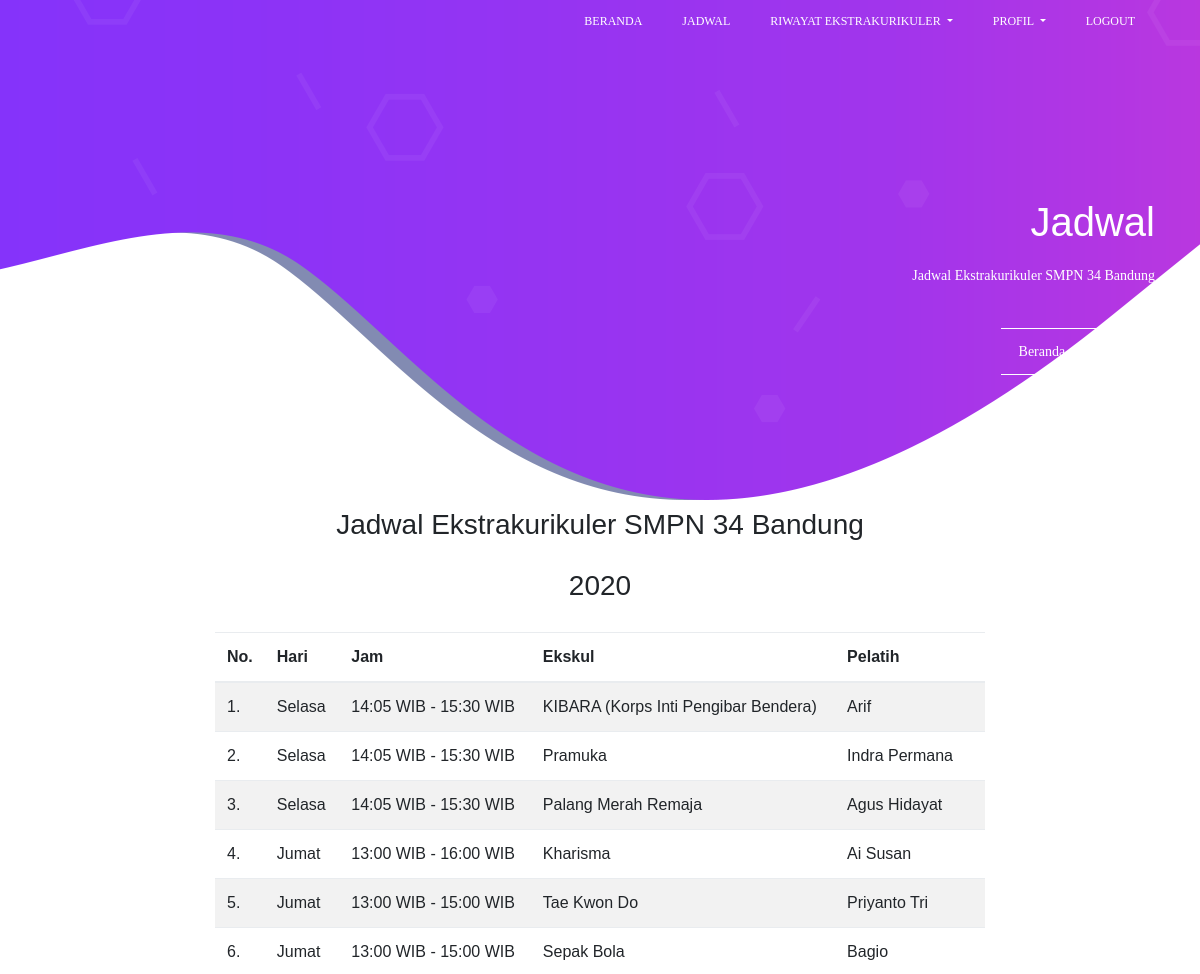
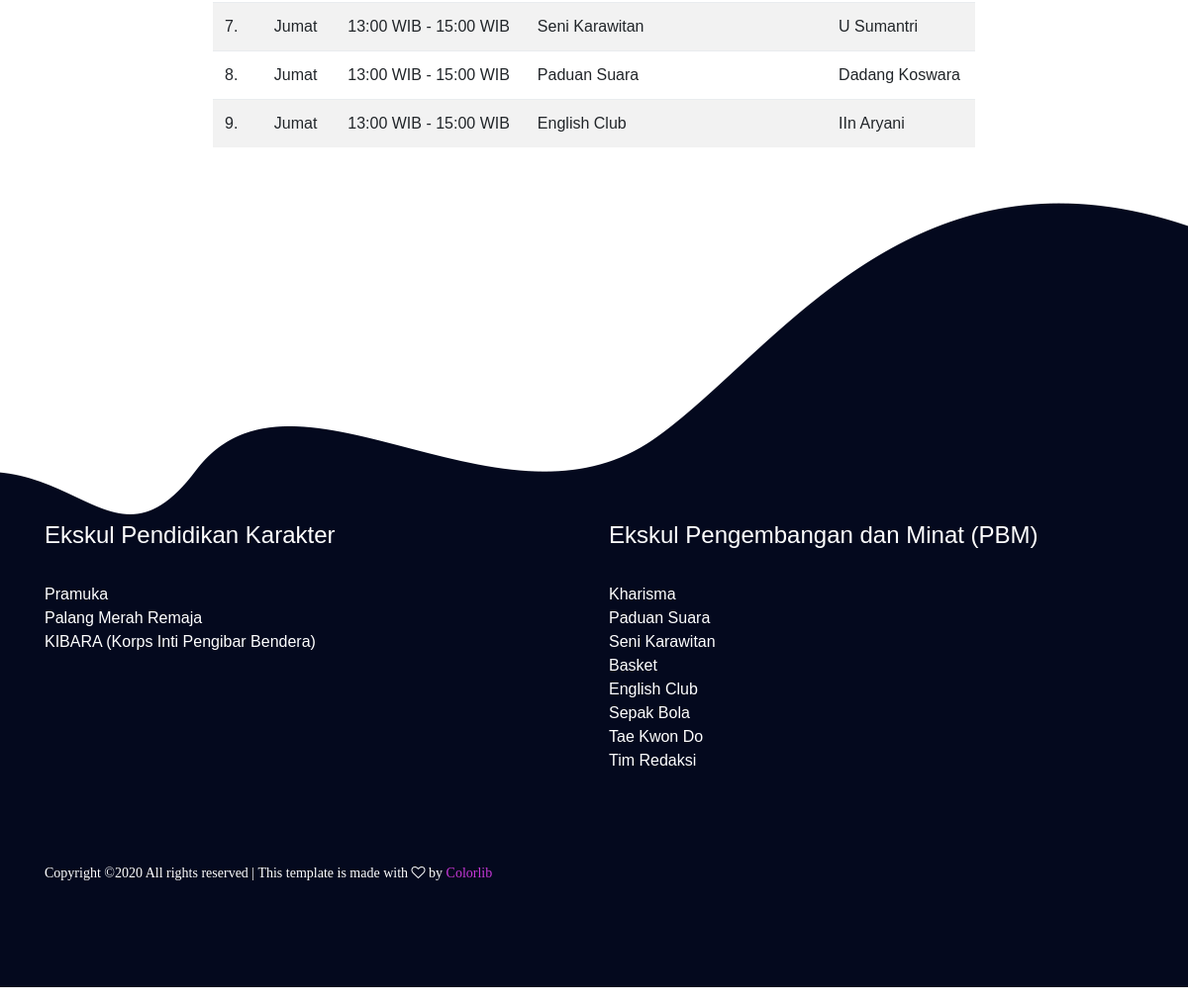
The page /views/siswa/homesiswa.php?page=jadwal (signed in) on the database its author committed (2 pictures, top to bottom).
### tables this page shows
CREATE TABLE `jadwal` (
  `id_jadwal` int(11) NOT NULL,
  `hari` enum('Senin','Selasa','Rabu','Kamis','Jumat','Sabtu') NOT NULL,
  `jam_masuk` varchar(5) NOT NULL,
  `jam_keluar` varchar(5) NOT NULL,
  `id_pelatih` int(11) NOT NULL,
  `nama_lengkap` varchar(35) NOT NULL,
  `nama_ekskul` varchar(45) NOT NULL,
  `tanggal_input` timestamp NOT NULL DEFAULT CURRENT_TIMESTAMP ON UPDATE CURRENT_TIMESTAMP
);

CREATE TABLE `ekstrakurikuler` (
  `id_ekskul` int(11) NOT NULL,
  `nama_ekskul` varchar(45) NOT NULL,
  `jenis_ekskul` enum('Ekstrakurikuler Pendidikan Karakter','Ekstrakurikuler Pengembangan Bakat dan Minat (PBM)') NOT NULL,
  `tanggal_input` timestamp NOT NULL DEFAULT CURRENT_TIMESTAMP ON UPDATE CURRENT_TIMESTAMP
);

### views/siswa/jadwal.php (the view, shortened to what this page needs)
  <section class="banner-area">
    <div class="container">
      <div class="row justify-content-center align-items-center">
        <div class="col-lg-12 banner-right">
          <h1 class="text-white">
            Jadwal
          </h1>
          <p class="mx-auto text-white  mt-20 mb-40">
            Jadwal Ekstrakurikuler SMPN 34 Bandung
          </p>
          <div class="link-nav">
            <span class="box">
              <a href="?page=dashboardsiswa">Beranda</a>
              <i class="lnr lnr-arrow-right"></i>
              <a href="?page=jadwal">Jadwal</a>
            </span>
          </div>
        </div>
      </div>
    </div>
  </section>
<center><div class="col-lg-8 col-md-8">
<h3 class="mb-30">Jadwal Ekstrakurikuler SMPN 34 Bandung</h3>
<h3 class="mb-30" id="currentYear"></h3><h3 class="mb-30" id="nextYear"></h3>
<table class="table table-striped">
  <thead>
    <tr>
      <th scope="col" width="10px">No.</th>
      <th scope="col">Hari</th>
      <th scope="col">Jam</th>
      <th scope="col">Ekskul</th>
      <th scope="col">Pelatih</th>
    </tr>
  </thead>
  <tbody>
    <?php
      include '../../class/koneksi.php';
      $no = 1;
      $data = mysqli_query($koneksi,"select * from jadwal ORDER BY hari ASC");
      while($d = mysqli_fetch_array($data)){
    ?>
    <tr>
      <td><?php echo $no++; ?>.</td>
      <td><?php echo $d['hari']; ?></td>
      <td><?php echo $d['jam_masuk']; ?> WIB - <?php echo $d['jam_keluar']; ?> WIB</td>
      <td><?php echo $d['nama_ekskul']; ?></td>
      <td><?php echo $d['nama_lengkap']; ?></td>
    </tr>
    <?php
      }
    ?>
  </tbody>
</table></center></div><br />

### views/siswa/homesiswa.php (shortened to what this page needs)
<!DOCTYPE html>
<html lang="zxx" class="no-js">
<head>
  <link rel="stylesheet" href="../../style/css/linearicons.css" />
  <link rel="stylesheet" href="../../style/css/font-awesome.min.css" />
  <link rel="stylesheet" href="../../style/css/bootstrap.css" />
  <link rel="stylesheet" href="../../style/css/magnific-popup.css" />
  <link rel="stylesheet" href="../../style/css/owl.carousel.css" />
  <link rel="stylesheet" href="../../style/css/nice-select.css">
  <link rel="stylesheet" href="../../style/css/hexagons.min.css" />
  <link rel="stylesheet" href="../../style/https://cdn.jsdelivr.net/themify-icons/0.1.2/css/themify-icons.css" />
  <link rel="stylesheet" href="../../style/css/main.css" />
  <link rel="stylesheet" type="text/css" href="../../style/login/fonts/font-awesome-4.7.0/css/font-awesome.min.css">
  <link rel="stylesheet" type="text/css" href="../../style/login/vendor/bootstrap/css/bootstrap.min.css">
  <link rel="stylesheet" type="text/css" href="../../style/login/fonts/Linearicons-Free-v1.0.0/icon-font.min.css">
  <link rel="stylesheet" type="text/css" href="../../style/login/vendor/animate/animate.css">
  <link rel="stylesheet" type="text/css" href="../../style/login/vendor/css-hamburgers/hamburgers.min.css">
  <link rel="stylesheet" type="text/css" href="../../style/login/vendor/select2/select2.min.css">
  <link rel="stylesheet" type="text/css" href="../../style/login/css/util.css">
  <link rel="stylesheet" type="text/css" href="../../style/login/css/main.css">
</head>
<body>
  <?php
  array_key_exists('page', $_GET) ? $page = $_GET['page'] : $page = 'dashboardsiswa';
  ?>
  <?php
  if ($page == "jadwal"){
    include "jadwal.php";
  }
  ?>
  <header class="default-header">
    <nav class="navbar navbar-expand-lg  navbar-light">
      <div class="container">
      <div class="collapse navbar-collapse justify-content-end align-items-center" id="navbarSupportedContent">
        <ul class="navbar-nav">
          <li><a href="?page=dashboardsiswa">Beranda</a></li>
          <li><a href="?page=jadwal">Jadwal</a></li>
          <li class="dropdown">
            <a class="dropdown-toggle" href="#" data-toggle="dropdown">
              Riwayat Ekstrakurikuler
            </a>
          </li>
          <li class="dropdown">
            <a class="dropdown-toggle" href="#" data-toggle="dropdown">
              Profil
            </a>
          </li>
          <li><a href="../../controllers/admin/logout-admin.php" onclick="javascript: return confirm('Anda yakin keluar ?')">Logout</a></li>
        </ul>
      </div>
    </div>
  </nav>
</header>
<footer class="footer-area section-gap">
  <div class="container">
   <div class="row">
    <div class="col-lg-6 col-md-6 single-footer-widget">
      <h4>Ekskul Pendidikan Karakter</h4>
      <?php
        include '../../class/koneksi.php';
        $data = mysqli_query($koneksi,"select * from ekstrakurikuler where jenis_ekskul = 'Ekstrakurikuler Pendidikan Karakter'");
        while($d = mysqli_fetch_array($data)){
      ?>
        <li style="color: white;"><?php echo $d['nama_ekskul']; ?></li>
      <?php
        }
      ?>
    </div>
    <div class="col-lg-6 col-md-6 single-footer-widget">
      <h4>Ekskul Pengembangan dan Minat (PBM)</h4>
      <?php
        include '../../class/koneksi.php';
        $data = mysqli_query($koneksi,"select * from ekstrakurikuler where jenis_ekskul = 'Ekstrakurikuler Pengembangan Bakat dan Minat (PBM)'");
        while($d = mysqli_fetch_array($data)){
      ?>
        <li style="color: white;"><?php echo $d['nama_ekskul']; ?></li>
      <?php
        }
      ?>
    </div>
  </div>
  <div class="footer-bottom row align-items-center">
    <p class="footer-text m-0 col-lg-8 col-md-12">
      Copyright &copy;<script>document.write(new Date().getFullYear());</script> All rights reserved | This template is made with <i class="fa fa-heart-o" aria-hidden="true"></i> by <a href="https://colorlib.com" target="_blank">Colorlib</a>
    </p>
  </div>
</div>
</footer>
</body>
</html>

### style/login/css/main.css (style rules this page uses)
* { margin: 0px; padding: 0px; box-sizing: border-box; }
body, html { height: 100%; font-family: Poppins-Regular, sans-serif; }
a { font-family: Poppins-Regular; font-size: 14px; line-height: 1.7; color: #666666; margin: 0px; transition: all 0.4s; -webkit-transition: all 0.4s; -o-transition: all 0.4s; -moz-transition: all 0.4s; }
h1,h2,h3,h4,h5,h6 { margin: 0px; }
p { font-family: Poppins-Regular; font-size: 14px; line-height: 1.7; color: #666666; margin: 0px; }
ul, li { margin: 0px; list-style-type: none; }

### rows shown on the page
jadwal: hari "Selasa", jam_masuk "14:05", jam_keluar "15:30", nama_ekskul "KIBARA (Korps Inti Pengibar Bendera)", nama_lengkap "Arif"
jadwal: hari "Selasa", jam_masuk "14:05", jam_keluar "15:30", nama_ekskul "Pramuka", nama_lengkap "Indra Permana"
jadwal: hari "Selasa", jam_masuk "14:05", jam_keluar "15:30", nama_ekskul "Palang Merah Remaja", nama_lengkap "Agus Hidayat"
jadwal: hari "Jumat", jam_masuk "13:00", jam_keluar "16:00", nama_ekskul "Kharisma", nama_lengkap "Ai Susan"
jadwal: hari "Jumat", jam_masuk "13:00", jam_keluar "15:00", nama_ekskul "Tae Kwon Do", nama_lengkap "Priyanto Tri"
jadwal: hari "Jumat", jam_masuk "13:00", jam_keluar "15:00", nama_ekskul "Sepak Bola", nama_lengkap "Bagio"
jadwal: hari "Jumat", jam_masuk "13:00", jam_keluar "15:00", nama_ekskul "Seni Karawitan", nama_lengkap "U Sumantri"
jadwal: hari "Jumat", jam_masuk "13:00", jam_keluar "15:00", nama_ekskul "Paduan Suara", nama_lengkap "Dadang Koswara"
jadwal: hari "Jumat", jam_masuk "13:00", jam_keluar "15:00", nama_ekskul "English Club", nama_lengkap "IIn Aryani"
ekstrakurikuler: nama_ekskul "Pramuka"
ekstrakurikuler: nama_ekskul "Palang Merah Remaja"
ekstrakurikuler: nama_ekskul "KIBARA (Korps Inti Pengibar Bendera)"
ekstrakurikuler: nama_ekskul "Kharisma"
ekstrakurikuler: nama_ekskul "Paduan Suara"
ekstrakurikuler: nama_ekskul "Seni Karawitan"
ekstrakurikuler: nama_ekskul "Basket"
ekstrakurikuler: nama_ekskul "English Club"
ekstrakurikuler: nama_ekskul "Sepak Bola"
ekstrakurikuler: nama_ekskul "Tae Kwon Do"
ekstrakurikuler: nama_ekskul "Tim Redaksi"
